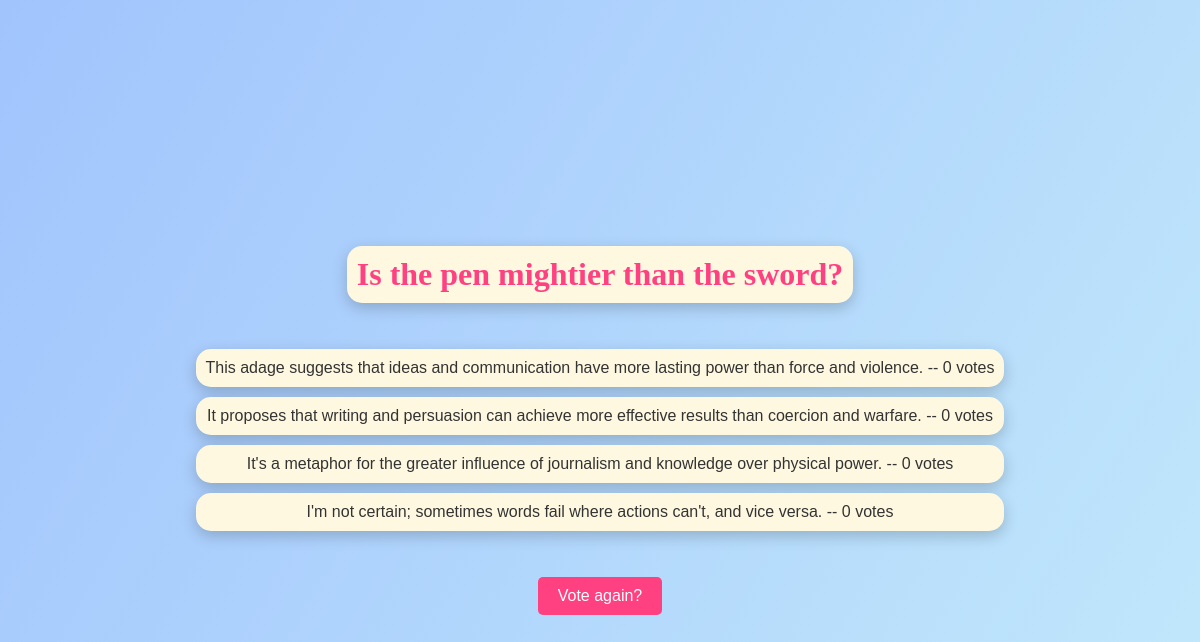
The app's page /polls/7/results/ with its own data.
### polls/models.py (models this page shows, shortened)
class Question(models.Model):
    question_text = models.CharField(max_length=200)
    pub_date = models.DateTimeField('date published')

class Choice(models.Model):
    question = models.ForeignKey(Question, on_delete=models.CASCADE)
    choice_text = models.CharField(max_length=200)
    votes = models.IntegerField(default=0)

### polls/views.py (the view)
# urls.py: path('<int:pk>/results/', views.ResultsView.as_view(), name='results'),
class ResultsView(generic.DetailView):
    model = Question
    template_name = 'polls/results.html'

### polls/templates/polls/results.html (shortened to what this page needs)
<h1>{{ question.question_text }}</h1>
<ul>
{% for choice in question.choice_set.all %}
    <li>{{ choice.choice_text }} -- {{ choice.votes }} vote{{ choice.votes|pluralize }}</li>
{% endfor %}
</ul>
<a href="{% url 'polls:detail' question.id %}">Vote again?</a>

### polls/templates/polls/results.html (style rules this page uses)
h1 { font-family: 'Lobster', cursive; color: #ff4081; text-align: center; margin: 20px 0; padding: 10px; background-color: #fff8e1; border-radius: 15px; box-shadow: 0 5px 15px rgba(0, 0, 0, 0.2); }
ul { list-style-type: none; padding: 0; text-align: center; }
li { background-color: #fff8e1; margin: 10px; padding: 10px; border-radius: 15px; box-shadow: 0 5px 15px rgba(0, 0, 0, 0.2); transition: transform 0.2s; }
a { display: inline-block; margin-top: 20px; background-color: #ff4081; color: #fff; padding: 10px 20px; border-radius: 5px; text-decoration: none; transition: background-color 0.3s; }

### records on screen
Question: question_text "Is the pen mightier than the sword?"
Choice: choice_text "This adage suggests that ideas and communication have more lasting power than force and violence.", votes "0"
Choice: choice_text "It proposes that writing and persuasion can achieve more effective results than coercion and warfare.", votes "0"
Choice: choice_text "It's a metaphor for the greater influence of journalism and knowledge over physical power.", votes "0"
Choice: choice_text "I'm not certain; sometimes words fail where actions can't, and vice versa.", votes "0"
